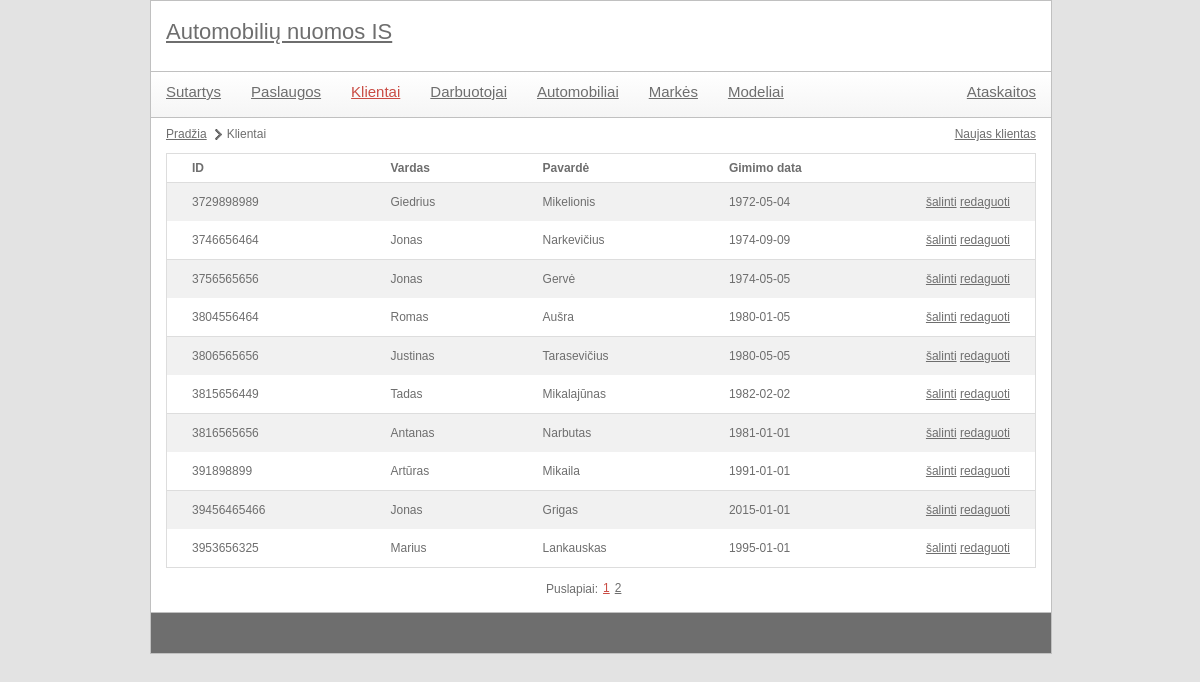
/autonuoma/index.php?module=customer&action=list, run on the app's committed database.
### tables this page shows
CREATE TABLE `pavyzdys_klientai` (
  `asmens_kodas` char(11) NOT NULL,
  `vardas` varchar(20) NOT NULL,
  `pavarde` varchar(20) NOT NULL,
  `gimimo_data` date NOT NULL,
  `telefonas` varchar(20) NOT NULL,
  `epastas` varchar(40) NOT NULL
);

### autonuoma/controls/customer_list.php (called while the page is built)
<?php
include 'libraries/customers.class.php';
$customersObj = new customers();
$elementCount = $customersObj->getCustomersListCount();
include 'utils/paging.class.php';
$paging = new paging(config::NUMBER_OF_ROWS_IN_PAGE);
$paging->process($elementCount, $pageId);
$data = $customersObj->getCustomersList($paging->size, $paging->first);
include 'templates/customer_list.tpl.php';
?>

### autonuoma/index.php (called while the page is built, shortened)
<?php
	include 'utils/mysql.class.php';
	if(isset($_GET['module'])) {
		$module = mysql::escape($_GET['module']);
	}
	include 'templates/main.tpl.php';
?>

### autonuoma/utils/mysql.class.php (called while the page is built, shortened)
<?php
class mysql {
    protected static $connection;
    public static function connect() {
		if(!isset(self::$connection)) {
            self::$connection = new mysqli(config::DB_SERVER, config::DB_USERNAME, config::DB_PASSWORD, config::DB_NAME);
        }
        return self::$connection;
    }
    public static function query($query) {
        $connection = mysql::connect();
        $result = $connection->query($query);
        return $result;
    }
    public static function select($query) {
        $rows = array();
        $result = mysql::query($query);
        while ($row = $result->fetch_assoc()) {
            $rows[] = $row;
        }
        return $rows;
    }
	public static function escape($field) {
		$connection =  mysql::connect();
		return mysqli_real_escape_string($connection, $field);
	}
}

### autonuoma/utils/paging.class.php (called while the page is built, shortened)
<?php
class paging {
	public $size;
	public function __construct($rowsPerPage) {
		$this->size = $rowsPerPage;
	}
	public function process($total, $currentPage) {
		$this->first = ($currentPage - 1) * $this->size;
	}
}
?>

### autonuoma/libraries/customers.class.php (called while the page is built, shortened)
<?php
class customers {
	private $klientai_lentele = '';
	public function __construct() {
		$this->klientai_lentele = config::DB_PREFIX . 'klientai';
	}
	public function getCustomersList($limit = null, $offset = null) {
		$limitOffsetString = "";
		if(isset($limit)) {
			$limitOffsetString .= " LIMIT {$limit}";
		}
		if(isset($offset)) {
			$limitOffsetString .= " OFFSET {$offset}";
		}
		$query = "  SELECT *
					FROM `{$this->klientai_lentele}`" . $limitOffsetString;
		$data = mysql::select($query);
		return $data;
	}
}

### autonuoma/templates/customer_list.tpl.php (the view, shortened to what this page needs)
<ul id="pagePath">
	<li><a href="index.php">Pradžia</a></li>
	<li>Klientai</li>
</ul>
<div id="actions">
	<a href='index.php?module=<?php echo $module; ?>&action=create'>Naujas klientas</a>
</div>
<table class="listTable">
	<tr>
		<th>ID</th>
		<th>Vardas</th>
		<th>Pavardė</th>
		<th>Gimimo data</th>
		<th></th>
	</tr>
	<?php
		foreach($data as $key => $val) {
			echo
				"<tr>"
					. "<td>{$val['asmens_kodas']}</td>"
					. "<td>{$val['vardas']}</td>"
					. "<td>{$val['pavarde']}</td>"
					. "<td>{$val['gimimo_data']}</td>"
					. "<td>"
						. "<a href='#' onclick='showConfirmDialog(\"{$module}\", \"{$val['asmens_kodas']}\"); return false;' title=''>šalinti</a>&nbsp;"
						. "<a href='index.php?module={$module}&action=edit&id={$val['asmens_kodas']}' title=''>redaguoti</a>"
					. "</td>"
				. "</tr>";
		}
	?>
</table>
<?php
	include 'templates/paging.tpl.php';
?>

### autonuoma/style/main.css (style rules this page uses)
body { color: #6e6e6e; font-family: Verdana, Geneva, sans-serif; font-size: 12px; background-color: #e3e3e3; width: 900px; margin: 0px auto; }
a { color: #6e6e6e; }
#contentMain table { margin-top: 3px; width: 100%; border-collapse: collapse; border: 1px solid #ddd; }
#contentMain table th { text-align: left; padding: 8px 25px; font-weight: bold; }
#contentMain table th:last-child { width: 40px; }
#contentMain table th:first-child { border-top-left-radius: 5px; moz-border-top-left-radius: 5px; }
#contentMain table th:last-child { border-top-right-radius: 5px; moz-border-top-right-radius: 5px; }
#contentMain table.listTable tr:nth-child(even) { background-color: #f1f1f1; }
#contentMain table td { padding: 8px 25px; text-align: center; line-height: 22px; text-align: left; }
#contentMain table tr:last-child td:first-child { border-bottom-left-radius: 5px; moz-border-bottom-left-radius: 5px; }
#contentMain table tr:last-child td:last-child { border-bottom-right-radius: 5px; moz-border-bottom-right-radius: 5px; }
#contentMain table.listTable tr:nth-child(odd) { background-color: #fff; border-bottom: 1px solid #ddd; }
#contentMain #pagePath { margin: 10px 0px 10px 0px; display: block; float: left; }
#contentMain #pagePath li { float: left; display: block; margin-right: 5px; background: url(images/page-path-separator.png) center right no-repeat; padding-right: 15px; }
#contentMain #pagePath li:last-child { background: none; }
#contentMain #actions { float: right; margin: 10px 0px 0px 0px; }
#contentMain #actions a { margin-left: 7px; }

### data on the page
pavyzdys_klientai: asmens_kodas "3729898989", vardas "Giedrius", pavarde "Mikelionis", gimimo_data "1972-05-04"
pavyzdys_klientai: asmens_kodas "3746656464", vardas "Jonas", pavarde "Narkevičius", gimimo_data "1974-09-09"
pavyzdys_klientai: asmens_kodas "3756565656", vardas "Jonas", pavarde "Gervė", gimimo_data "1974-05-05"
pavyzdys_klientai: asmens_kodas "3804556464", vardas "Romas", pavarde "Aušra", gimimo_data "1980-01-05"
pavyzdys_klientai: asmens_kodas "3806565656", vardas "Justinas", pavarde "Tarasevičius", gimimo_data "1980-05-05"
pavyzdys_klientai: asmens_kodas "3815656449", vardas "Tadas", pavarde "Mikalajūnas", gimimo_data "1982-02-02"
pavyzdys_klientai: asmens_kodas "3816565656", vardas "Antanas", pavarde "Narbutas", gimimo_data "1981-01-01"
pavyzdys_klientai: asmens_kodas "391898899", vardas "Artūras", pavarde "Mikaila", gimimo_data "1991-01-01"
pavyzdys_klientai: asmens_kodas "39456465466", vardas "Jonas", pavarde "Grigas", gimimo_data "2015-01-01"
pavyzdys_klientai: asmens_kodas "3953656325", vardas "Marius", pavarde "Lankauskas", gimimo_data "1995-01-01"

### other printed values
$value['page'] "1"
$value['page'] "2"
